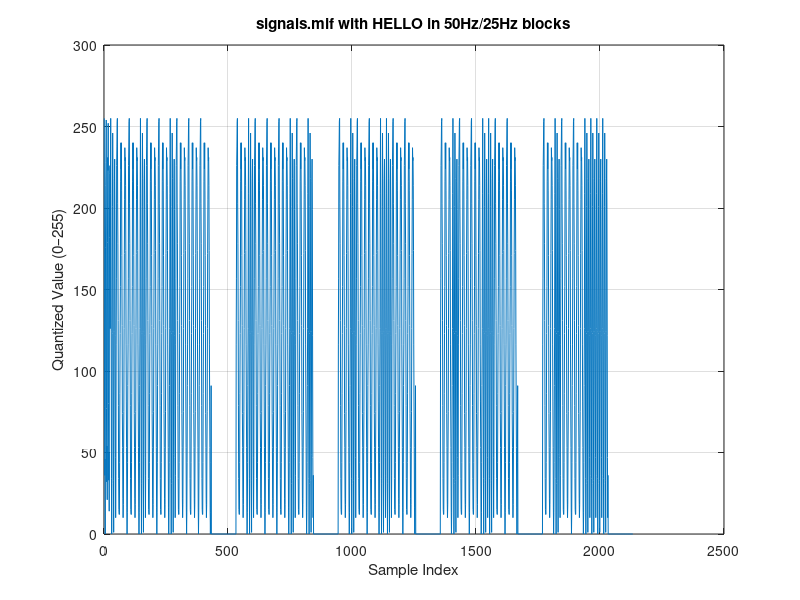

MATLAB code for this plot:
function generate_signals_mif()
    % generate_signals_mif  Create 3-cycle signals (orig, 50Hz, 25Hz),
    %                       quantize to 8 bits, append "HELLO" in binary
    %                       using 50Hz=1,25Hz=0 with dead space,
    %                       write into 'signals.mif', then read back and plot.

    %% Parameters
    fs            = 16000;      % sampling rate (Hz)
    f0            = 2000;         % 50 Hz fundamental
    f25           = 1000;         % 25 Hz
    w0            = 2*pi*f0;
    w25           = 2*pi*f25;
    cycles        = 3;          % number of cycles per signal
    SNR_dB        = 21;         % noise level
    max_val       = 2^8 - 1;    % 8-bit max
    dead_samples  = 100;        % zeros between letters

    %% Time vectors for 3 cycles
    t50 = 0:1/fs:cycles*(1/f0); t50(end) = [];
    t25 = 0:1/fs:cycles*(1/f25); t25(end) = [];

    %% Noise power
    noise_power = 10^(-SNR_dB/10)*(5^2)/2;

    %% 1) Original composite
    orig = 0.3 + ...
           5*sin(w0*t50 + 2.5) + ...
           1.5*sin(3*w0*t50 + 1.3) + ...
           0.75*sin(5*w0*t50 + 1.0) + ...
           0.375*sin(7*w0*t50 + 0.6) + ...
           0.1875*sin(9*w0*t50 + 0.3);
    orig = orig + sqrt(noise_power)*randn(size(orig));

    %% 2) Pure 50 Hz sine + noise
    s50 = 5*sin(w0*t50) + sqrt(noise_power)*randn(size(t50));

    %% 3) Pure 25 Hz sine + noise
    s25 = 5*sin(w25*t25) + sqrt(noise_power)*randn(size(t25));

    %% Quantize to 8 bits
    q_orig = quantize_to_8bit(orig, max_val);
    q_s50  = quantize_to_8bit(s50,  max_val);
    q_s25  = quantize_to_8bit(s25,  max_val);

    %% Start building data vector
    data = [q_orig(:); q_s50(:); q_s25(:)];

    %% Append "HELLO" in ASCII binary using waveforms
    hello = 'HELLO';
    for c = hello
        ascii_val = double(c);
        % MSB-first bits
        bits = bitget(ascii_val, 8:-1:1);
        for b = bits
            if b == 1
                data = [data; q_s50(:)];  % 50Hz block for '1'
            else
                data = [data; q_s25(:)];  % 25Hz block for '0'
            end
        end
        % dead space between letters
        data = [data; zeros(dead_samples,1)];
    end

    %% Report sample counts
    len1 = numel(q_orig);
    len2 = numel(q_s50);
    len3 = numel(q_s25);
    hello_len = numel(data) - (len1+len2+len3);
    fprintf('Orig: %d | Sin50: %d | Sin25: %d\n', len1, len2, len3);
    fprintf('HELLO+dead: %d samples\n', hello_len);
    fprintf('Total samples: %d written to signals.mif\n', numel(data));

    %% Write .mif
    write_mif('signals.mif', data, 8);

    %% Read-back & plot
    data_rb = read_mif('signals.mif');
    figure;
    plot(data_rb);
    title('signals.mif with HELLO in 50Hz/25Hz blocks');
    xlabel('Sample Index');
    ylabel('Quantized Value (0–255)');
    grid on;
end

function q = quantize_to_8bit(x, max_val)
    x = x - min(x);
    x = x / max(x) * max_val;
    q = round(x);
end

function write_mif(fname, data_vec, n_bits)
    num = numel(data_vec);
    hex_w = ceil(n_bits/4);
    fid = fopen(fname,'w');
    fprintf(fid,'-- %d-sample signals with HELLO (8-bit)\n', num);
    fprintf(fid,'DEPTH = %d;\nWIDTH = %d;\nADDRESS_RADIX = DEC;\nDATA_RADIX = HEX;\nCONTENT\nBEGIN\n', num, n_bits);
    for addr = 0:num-1
        h = dec2hex(data_vec(addr+1), hex_w);
        fprintf(fid,'%d : %s;\n', addr, h);
    end
    fprintf(fid,'END;\n');
    fclose(fid);
end

function data_out = read_mif(fname)
    fid = fopen(fname,'r'); assert(fid>0);
    while true
        line = fgetl(fid);
        if startsWith(strtrim(line),'BEGIN'), break; end
    end
    data_out = [];
    while true
        line = strtrim(fgetl(fid));
        if ~ischar(line) || startsWith(line,'END'), break; end
        tok = regexp(line,'^\s*\d+\s*:\s*([0-9A-Fa-f]+)\s*;','tokens');
        if ~isempty(tok)
            data_out(end+1) = hex2dec(tok{1}{1}); %#ok<AGROW>
        end
    end
    fclose(fid);
end
